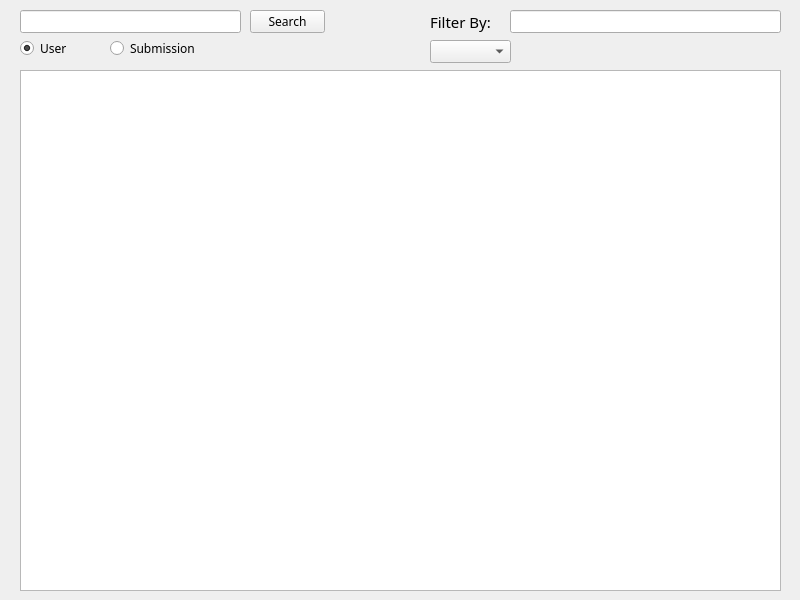
<?xml version="1.0" encoding="UTF-8"?>
<ui version="4.0">
 <class>MainWindow</class>
 <widget class="QMainWindow" name="MainWindow">
  <property name="geometry">
   <rect>
    <x>0</x>
    <y>0</y>
    <width>800</width>
    <height>600</height>
   </rect>
  </property>
  <property name="font">
   <font>
    <family>MS Reference Sans Serif</family>
   </font>
  </property>
  <property name="windowTitle">
   <string>MainWindow</string>
  </property>
  <widget class="QWidget" name="centralwidget">
   <widget class="QLineEdit" name="lineEditSearchInput">
    <property name="geometry">
     <rect>
      <x>20</x>
      <y>10</y>
      <width>221</width>
      <height>23</height>
     </rect>
    </property>
   </widget>
   <widget class="QRadioButton" name="radioButtonSubmission">
    <property name="geometry">
     <rect>
      <x>110</x>
      <y>40</y>
      <width>91</width>
      <height>17</height>
     </rect>
    </property>
    <property name="text">
     <string>Submission</string>
    </property>
   </widget>
   <widget class="QRadioButton" name="radioButtonUser">
    <property name="geometry">
     <rect>
      <x>20</x>
      <y>40</y>
      <width>82</width>
      <height>17</height>
     </rect>
    </property>
    <property name="text">
     <string>User</string>
    </property>
    <property name="checked">
     <bool>true</bool>
    </property>
   </widget>
   <widget class="QPushButton" name="pushButtonSearch">
    <property name="geometry">
     <rect>
      <x>250</x>
      <y>10</y>
      <width>75</width>
      <height>23</height>
     </rect>
    </property>
    <property name="text">
     <string>Search</string>
    </property>
   </widget>
   <widget class="QTableView" name="tableViewComments">
    <property name="geometry">
     <rect>
      <x>20</x>
      <y>70</y>
      <width>761</width>
      <height>521</height>
     </rect>
    </property>
   </widget>
   <widget class="QLineEdit" name="lineEditFilterKey">
    <property name="geometry">
     <rect>
      <x>510</x>
      <y>10</y>
      <width>271</width>
      <height>23</height>
     </rect>
    </property>
   </widget>
   <widget class="QLabel" name="labelFilterBy">
    <property name="geometry">
     <rect>
      <x>430</x>
      <y>10</y>
      <width>71</width>
      <height>23</height>
     </rect>
    </property>
    <property name="font">
     <font>
      <pointsize>11</pointsize>
     </font>
    </property>
    <property name="text">
     <string>Filter By:</string>
    </property>
   </widget>
   <widget class="QComboBox" name="comboBoxFilterOptions">
    <property name="geometry">
     <rect>
      <x>430</x>
      <y>40</y>
      <width>81</width>
      <height>23</height>
     </rect>
    </property>
   </widget>
  </widget>
 </widget>
 <resources/>
 <connections/>
</ui>
